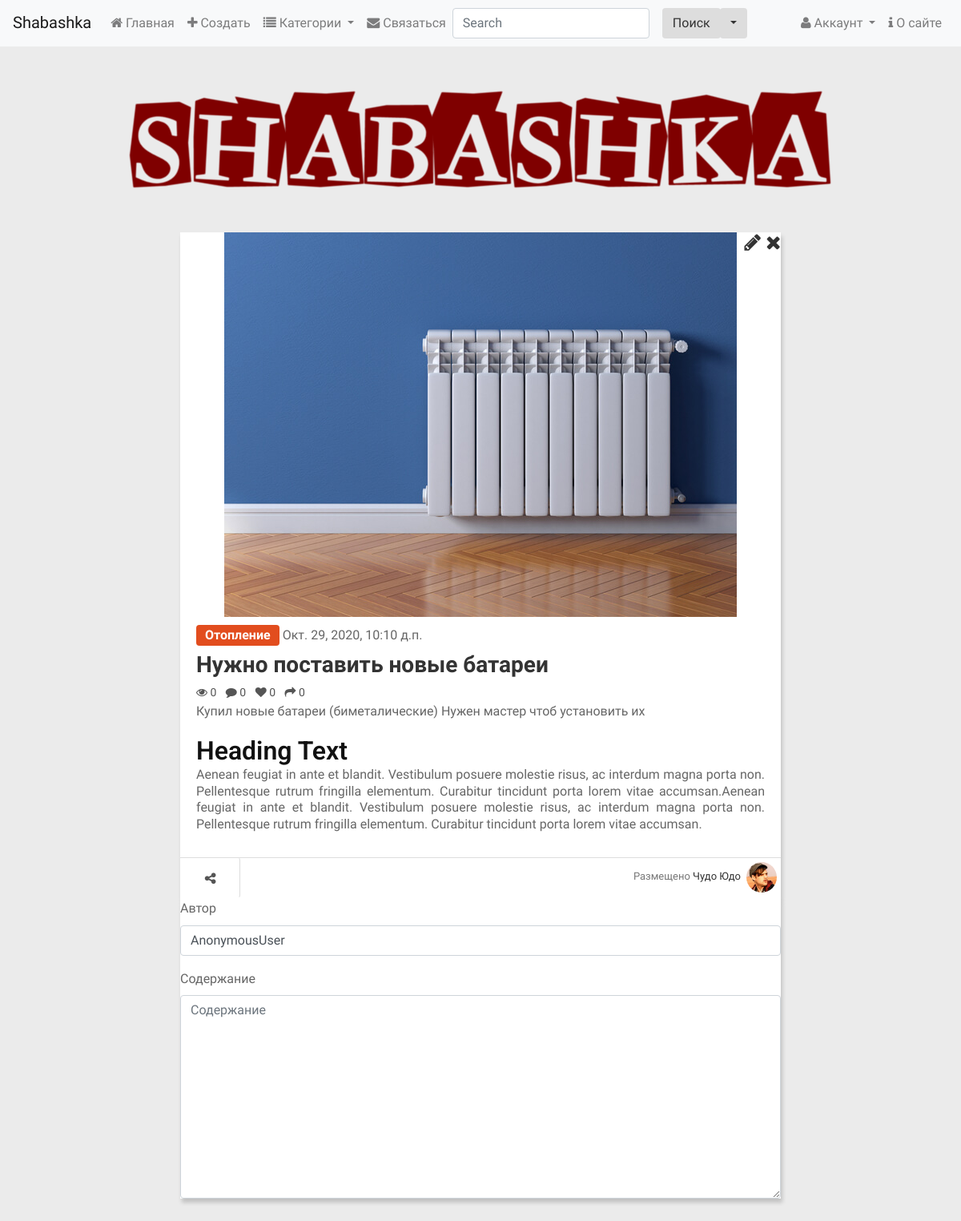
The page /12/5/ on the database its author committed.
### main/models.py (models this page shows, shortened)
class Offer(models.Model):
    category = models.ForeignKey(SubCategory, on_delete=models.PROTECT, verbose_name="Категория")
    title = models.CharField(max_length=40, verbose_name="Предложение")
    content = models.TextField(verbose_name="Описание")
    price = models.FloatField(default=0, verbose_name="Цена")
    image = models.ImageField(blank=True, upload_to=get_timestamp_path, verbose_name="Фото")
    author = models.ForeignKey(ShaUser, on_delete=models.CASCADE, verbose_name="Автор")
    is_active = models.BooleanField(default=True, db_index=True, verbose_name="Активное")
    created = models.DateTimeField(auto_now_add=True, db_index=True, verbose_name="Опубликовано", )
    class Meta:
        verbose_name = "Предложение"
        verbose_name_plural = "Предложения"
        ordering = ["-created"]

class Category(models.Model):
    name = models.CharField(max_length=20, unique=True, db_index=True, verbose_name="Название")
    order = models.SmallIntegerField(default=0, db_index=True, verbose_name="Порядок")
    super_category = models.ForeignKey('SuperCategory', on_delete=models.PROTECT, null=True, blank=True,
                                        verbose_name="Надкатегория")

class ShaUser(AbstractUser):
    is_activated = models.BooleanField(default=True, db_index=True, verbose_name="Активирован")
    send_message = models.BooleanField(default=True, db_index=True, verbose_name="Отправлять оповещения?")
    location = models.ForeignKey(LocationSettelment, on_delete=models.SET_NULL, null=True, blank=True, verbose_name="Населенный пункт" )
    class Meta(AbstractUser.Meta):
        pass

### main/views.py (the view, shortened to what this page needs)
# urls.py: path('<int:category_pk>/<int:pk>/', views.detail, name="detail"),
def detail(request, category_pk, pk):
    offer = get_object_or_404(Offer, pk=pk)
    additional_images = offer.additionalimage_set.all()
    comments = Comment.objects.filter(offer=pk, is_active=True)
    form = CommetForm(initial={'offer': offer, "author": request.user})
    context = {'offer': offer,
               'additional_images': additional_images,
               'comments': comments,
               'form': form}
    return render(request, 'main/detail.html', context)

### main/forms.py
class CommetForm(forms.ModelForm):
    class Meta:
        model = Comment
        exclude = ("is_active",)
        widgets = {"offer": forms.HiddenInput}

### main/models.py (called while the page is built)
    def get_queryset(self):
        return super().get_queryset().filter(super_category__isnull=False)

### main/templates/main/detail.html (shortened to what this page needs)
{% extends 'main/layout.html' %}
{% load static %}
{% load bootstrap4 %}
{% block body %}
    <div id="page-content" class="sub-page">
		<div class="container">
			<center><article>
				<div class="edit-buttons">
					<a href="{% url 'main:offer_change' pk=offer.pk %}"><i class="fa fa-pencil"></i></a>
					<a href="{% url 'main:offer_delete' pk=offer.pk %}"><i class="fa fa-close"></i></a>
				</div>
				{% if offer.image %}
				<a class="main-image-link item" href="{{ offer.image.url }}" data-lightbox="example-set" data-title="Click the right half of the image to move forward."><img class="main-image" src="{{ offer.image.url }}" alt=""/></a>
				{% endif %}
				<div class="content-item">
					<span class="time"><a class="btn btn-small btn-{{offer.category.super_category.order}}" href="{% url 'main:by_category' pk=offer.category.pk %}">{{offer.category.name}}</a> {{ offer.created }}</span>
					<h3 class="title-item"><a href="#">{{offer.title}}</a></h3>
					<ul class="list-inline">
						<li class="list-inline-item"><a href="#"><i class="fa fa-eye"></i> 0</a></li>
						<li class="list-inline-item"><a href="#"><i class="fa fa-comment"></i> 0</a></li>
						<li class="list-inline-item"><a href="#"><i class="fa fa-heart"></i> 0</a></li>
						<li class="list-inline-item"><a href="#"><i class="fa fa-share"></i> 0</a></li>
					</ul>
					<p class="info">{{ offer.content }}</p>
					<h3>Heading Text</h3>
					<p class="info">Aenean feugiat in ante et blandit. Vestibulum posuere molestie risus, ac interdum magna porta non. Pellentesque rutrum fringilla elementum. Curabitur tincidunt porta lorem vitae accumsan.Aenean feugiat in ante et blandit. Vestibulum posuere molestie risus, ac interdum magna porta non. Pellentesque rutrum fringilla elementum. Curabitur tincidunt porta lorem vitae accumsan.</p>
				</div>
				<div class="bottom-item">
					<a href="#" class="btn btn-share share"><i class="fa fa-share-alt"></i> </a>
					<span class="user f-right">Размещено
						<a href="{% url 'main:profile_by_id' pk=offer.author.pk %}">
							{% if offer.author.first_name and offer.author.last_name %}
                        		{{offer.author.first_name}} {{offer.author.last_name}}
                        	{% else %}
                        		{{offer.author}}
                        	{% endif %}
						</a><img src="{% static 'main/images/ava-1.jpg' %}" class="rounded-circle"></span>
				</div>
			</article>
			<article>
				<form method="POST">
					{% bootstrap_form form layout="vertical" show_label=False %}
				</form>
			</article></center>
		</div>
	</div>
{% endblock %}

### main/static/main/css/style.css (style rules this page uses)
body { font-family: 'Ek Mukta', sans-serif;color: #666;background: #EBEBEB;font-size: 16px;line-height: 1.6em;font-weight: 400; }
html, body { width:100%; padding:0; }
html { -webkit-text-size-adjust: none; }
img { max-width:100%; height: auto;width: auto\9; }
h3 { font-size: 32px; }
h1,h2,h3,h4,h5,h6 { font-family: 'Roboto', sans-serif;font-weight: 600;color: #111; }
p { margin: 0 0 20px;line-height: 1.3; }
a { color: #333; -webkit-transition: all .2s ease-in-out; -moz-transition: all .2s ease-in-out; transition: all .2s ease-in-out; }
.f-right { float: right; }
.post:after, .post:before, article:after, article:before, section:after, section:before { clear: both; content: '\0020'; display: block; visibility: hidden; width: 0; height: 0; }
.index-page, .sub-page { margin: 20px 10px 60px; }
#page-content .item { background-color: #fff;width:220px;box-shadow: 2px 5px 5px 0 rgba(0, 0, 0, 0.18); }
#page-content .item img { padding: 0px;display: block;max-width: 100%; margin: 0 auto; }
#page-content .content-item { padding: 10px 20px; }
#page-content h3.title-item { font-family: 'Ek Mukta', sans-serif;font-size: 28px;margin: 7px 0 5px; }
#page-content .content-item ul { margin: 0;font-size: 14px; }
#page-content .content-item ul li a { color: #555; }
#page-content .bottom-item { border-top: 1px solid #ddd;min-height: 50px; }
#page-content .user { color: #777;font-size: 13px;line-height: 2.8;padding: 5px; }
#page-content .user img { width: 38px; height: 38px;float: right;display: inline-block;margin-left: 7px; }
article { background-color: #fff;max-width: 750px;box-shadow: 2px 5px 5px 0 rgba(0, 0, 0, 0.18);text-align: justify; position: relative; }
article h3 { margin: 0;padding: 0; }
.btn-small { color: #fff;padding: 0px 10px;font-weight: bold; }
.btn-share { font-weight: 500;color: #555;border-right: 1px solid #ddd;margin: 0;border-radius: none;height: 51px; width: 75px;margin-top: -1px;padding: 14px; }
.btn-0 { background-color: #E24D1E; }
.edit-buttons { position: absolute; top: 0; right: 0; font-size: x-large; }

### main/static/main/css/lightbox.css (style rules this page uses)
body:after { content: url(../images/close.png) url(../images/loading.gif) url(../images/prev.png) url(../images/next.png); display: none; }

### rows shown on the page
Offer: image (picture), category.name "Отопление", created "Окт. 29, 2020, 10:10 д.п.", title "Нужно поставить новые батареи", content "Купил новые батареи (биметалические) Нужен мастер чтоб установить их", author.first_name "Чудо", author.last_name "Юдо"
